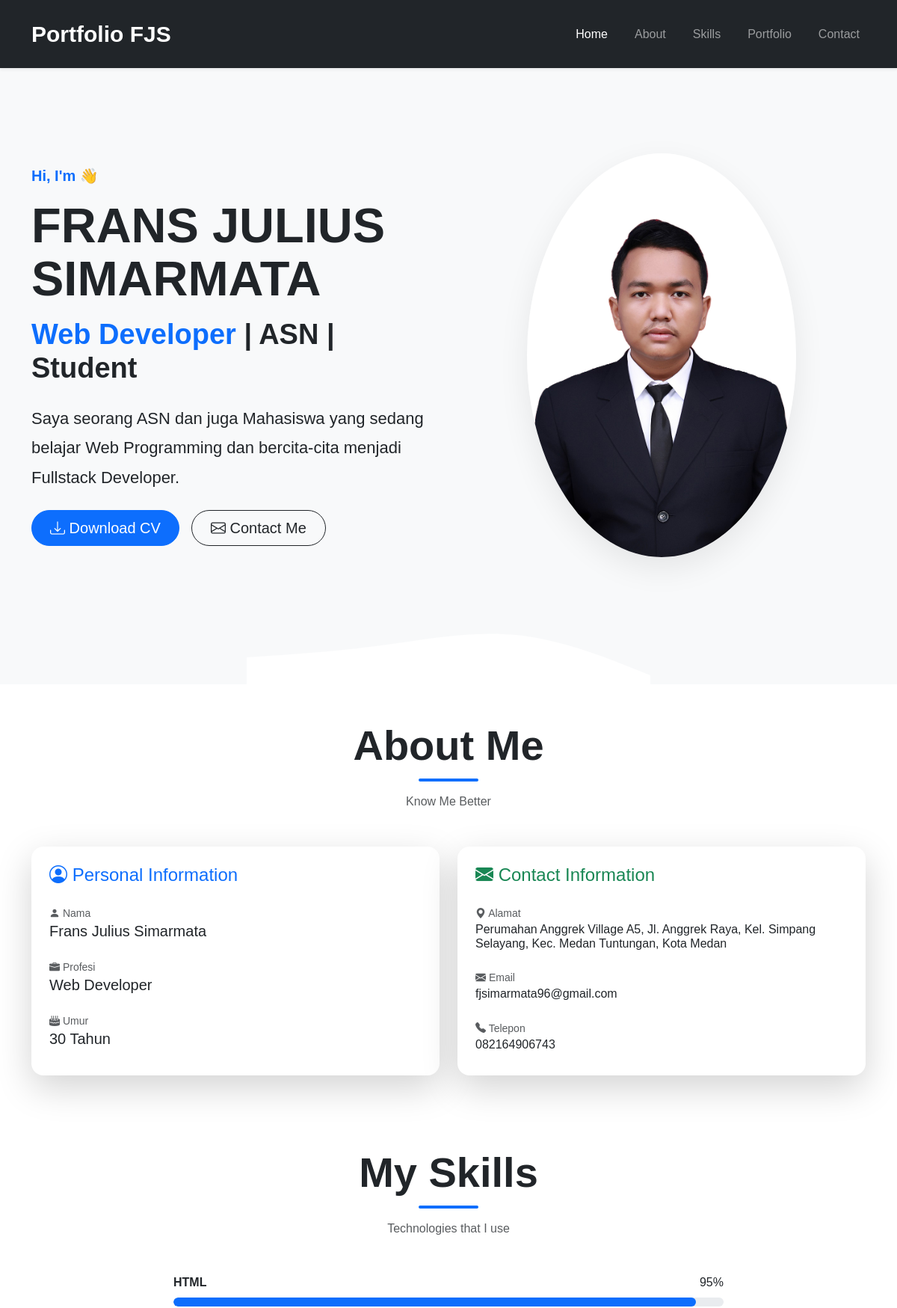
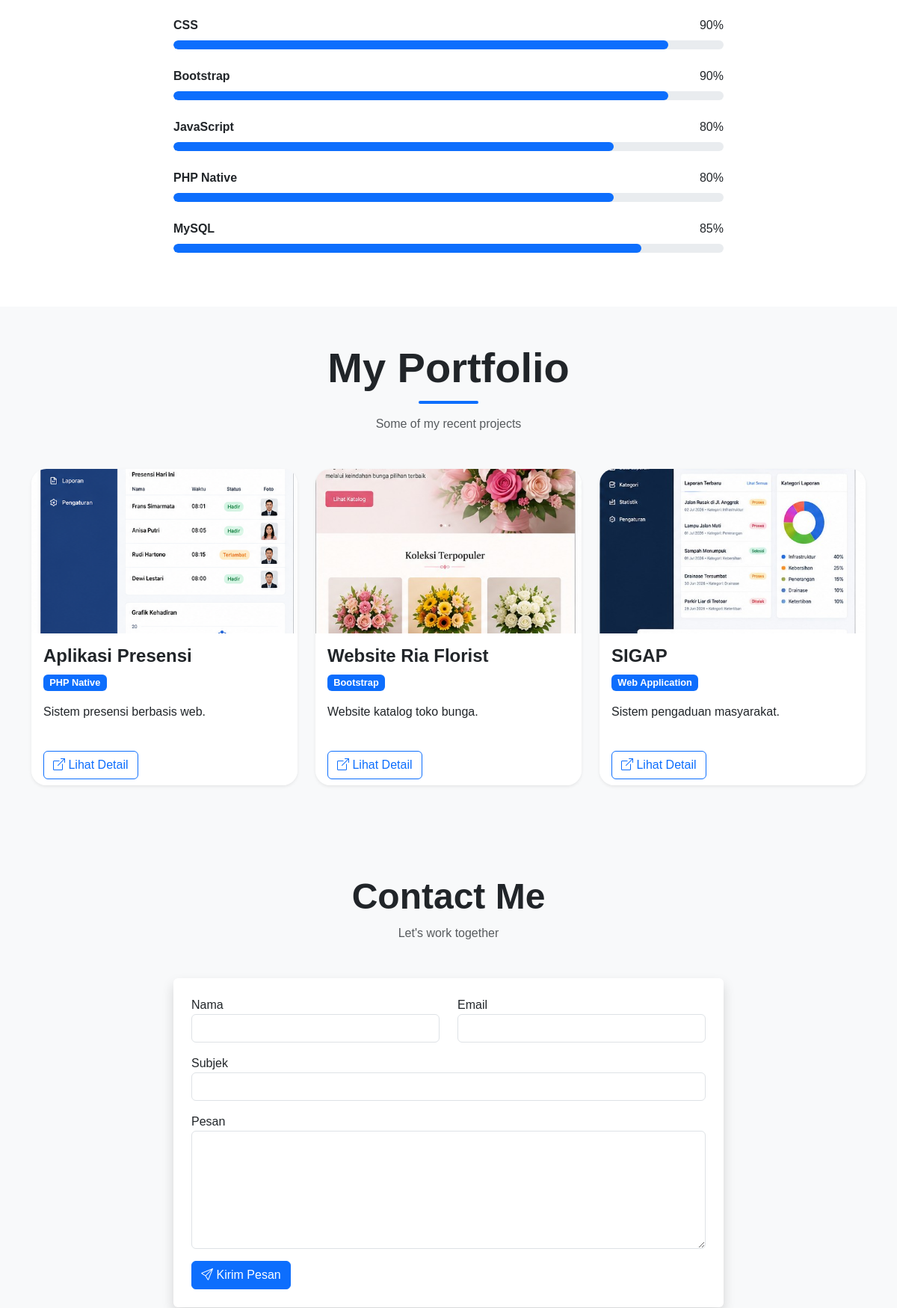
The page / (upper part) on the database its author committed (2 pictures, top to bottom).
### tables this page shows
CREATE TABLE `profile` (
  `id` int(11) NOT NULL,
  `nama` varchar(100) DEFAULT NULL,
  `profesi` varchar(100) DEFAULT NULL,
  `umur` int(11) DEFAULT NULL,
  `alamat` text DEFAULT NULL,
  `email` varchar(100) DEFAULT NULL,
  `telepon` varchar(20) DEFAULT NULL,
  `deskripsi` text DEFAULT NULL,
  `foto` varchar(255) DEFAULT NULL
);

CREATE TABLE `skills` (
  `id` int(11) NOT NULL,
  `nama_skill` varchar(100) DEFAULT NULL,
  `persentase` int(11) DEFAULT NULL
);

CREATE TABLE `portfolio` (
  `id` int(11) NOT NULL,
  `judul` varchar(100) DEFAULT NULL,
  `kategori` varchar(100) DEFAULT NULL,
  `deskripsi` text DEFAULT NULL,
  `gambar` varchar(255) DEFAULT NULL
);

### includes/skills.php (the view)
<section id="skills" class="py-5">
    <div class="container">
        <div class="text-center mb-5">
            <h2 class="section-title display-4 fw-bold">
                My Skills
            </h2>
            <p class="text-muted">
                Technologies that I use
            </p>
        </div>
        <?php
        $querySkill = mysqli_query($koneksi, "SELECT * FROM skills");
        ?>
        <div class="row">
            <div class="col-lg-8 mx-auto">
                <?php while ($skill = mysqli_fetch_assoc($querySkill)) { ?>
                    <div class="mb-4">
                        <div class="d-flex justify-content-between mb-2">
                            <strong>
                                <?= $skill['nama_skill']; ?>
                            </strong>
                            <span>
                                <?= $skill['persentase']; ?>%
                            </span>
                        </div>
                        <div class="progress" style="height:12px;">
                            <div
                                class="progress-bar bg-primary"
                                role="progressbar"
                                style="width: <?= $skill['persentase']; ?>%;"
                                aria-valuenow="<?= $skill['persentase']; ?>"
                                aria-valuemin="0"
                                aria-valuemax="100">
                            </div>
                        </div>
                    </div>
                <?php } ?>
            </div>
        </div>
    </div>
</section>

### includes/hero.php (shortened to what this page needs)
<section id="hero" class="hero">
    <div class="container">
        <div class="row align-items-center gy-5">
            <div class="col-lg-6">
                <span class="text-primary fw-bold fs-5">
                    Hi, I'm 👋
                </span>
                <h1 class="display-4 fw-bold mt-3">
                    <?= strtoupper($data['nama']); ?>
                </h1>
                <h3 class="mt-3">
                    <span class="text-primary">
                        <?= $data['profesi']; ?>
                    </span>
                    <span class="text-dark">
                        | ASN | Student
                    </span>
                </h3>
                <p class="lead mt-4">
                    <?= $data['deskripsi']; ?>
                </p>
                <div class="d-flex flex-wrap gap-3 mt-4">
                    <a href="#"
                        class="btn btn-primary btn-lg rounded-pill px-4">
                        <i class="bi bi-download"></i>
                        Download CV
                    </a>
                    <a href="#contact"
                        class="btn btn-outline-dark btn-lg rounded-pill px-4">
                        <i class="bi bi-envelope"></i>
                        Contact Me
                    </a>
                </div>
            </div>
            <div class="col-lg-6 text-center">
                <img src="assets/img/profile.jpg"
                    alt="Profile"
                    class="profile img-fluid">
            </div>
        </div>
    </div>
</section>

### includes/about.php (shortened to what this page needs)
<section id="about" class="py-5 bg-white">
    <div class="container">
        <div class="text-center mb-5">
            <h2 class="section-title display-4 fw-bold">
                About Me
            </h2>
            <p class="text-muted">
                Know Me Better
            </p>
        </div>
        <div class="row g-4">
            <div class="col-lg-6">
                <div class="card shadow-lg border-0 rounded-4 h-100">
                    <div class="card-body p-4">
                        <h4 class="mb-4 text-primary">
                            <i class="bi bi-person-circle"></i>
                            Personal Information
                        </h4>
                        <div class="mb-4">
                            <small class="text-muted">
                                <i class="bi bi-person-fill"></i>
                                Nama
                            </small>
                            <h5><?= $data['nama']; ?></h5>
                        </div>
                        <div class="mb-4">
                            <small class="text-muted">
                                <i class="bi bi-briefcase-fill"></i>
                                Profesi
                            </small>
                            <h5><?= $data['profesi']; ?></h5>
                        </div>
                        <div>
                            <small class="text-muted">
                                <i class="bi bi-cake2-fill"></i>
                                Umur
                            </small>
                            <h5><?= $data['umur']; ?> Tahun</h5>
                        </div>
                    </div>
                </div>
            </div>
            <div class="col-lg-6">
                <div class="card shadow-lg border-0 rounded-4 h-100">
                    <div class="card-body p-4">
                        <h4 class="mb-4 text-success">
                            <i class="bi bi-envelope-fill"></i>
                            Contact Information
                        </h4>
                        <div class="mb-4">
                            <small class="text-muted">
                                <i class="bi bi-geo-alt-fill"></i>
                                Alamat
                            </small>
                            <h6><?= $data['alamat']; ?></h6>
                        </div>
                        <div class="mb-4">
                            <small class="text-muted">
                                <i class="bi bi-envelope-fill"></i>
                                Email
                            </small>
                            <h6><?= $data['email']; ?></h6>
                        </div>
                        <div>
                            <small class="text-muted">
                                <i class="bi bi-telephone-fill"></i>
                                Telepon
                            </small>
                            <h6><?= $data['telepon']; ?></h6>
                        </div>
                    </div>
                </div>
            </div>
        </div>
    </div>
</section>

### includes/portfolio.php (shortened to what this page needs)
<section id="portfolio" class="py-5 bg-light">
    <div class="container">
        <div class="text-center mb-5">
            <h2 class="section-title display-4 fw-bold">
                My Portfolio
            </h2>
            <p class="text-muted">
                Some of my recent projects
            </p>
        </div>
        <?php
        $queryPortfolio = mysqli_query($koneksi, "SELECT * FROM portfolio");
        ?>
        <div class="row">
            <?php while ($portfolio = mysqli_fetch_assoc($queryPortfolio)) { ?>
                <div class="col-lg-4 col-md-6 mb-4">
                    <div class="card shadow-sm border-0 h-100">
                        <img
                            src="assets/img/portfolio/<?= $portfolio['gambar']; ?>"
                            class="card-img-top"
                            style="height:220px; object-fit:cover;">
                        <div class="card-body">
                            <h4 class="fw-bold">
                                <?= $portfolio['judul']; ?>
                            </h4>
                            <span class="badge bg-primary mb-3">
                                <?= $portfolio['kategori']; ?>
                            </span>
                            <p>
                                <?= $portfolio['deskripsi']; ?>
                            </p>
                        </div>
                        <div class="card-footer bg-white border-0">
                            <a href="#" class="btn btn-outline-primary">
                                <i class="bi bi-box-arrow-up-right"></i>
                                Lihat Detail
                            </a>
                        </div>
                    </div>
                </div>
            <?php } ?>
        </div>
    </div>
</section>

### assets/css/style.css (style rules this page uses)
:root { --primary:#0d6efd; --dark:#212529; --light:#f8f9fa; --white:#ffffff; --shadow:0 15px 40px rgba(0,0,0,.08); --radius:20px; }
body { background:var(--light); font-family:Arial, Helvetica, sans-serif; padding-top: 75px; }
.hero { background:var(--light); min-height:100vh; display:flex; align-items:center; padding-top:120px; padding-bottom:120px; }
.hero h1 { font-size:65px; font-weight:800; line-height:1.1; }
.hero h3 { font-size:38px; font-weight:700; }
.hero p { font-size:22px; line-height:1.8; max-width:650px; }
.hero .btn { min-width:180px; }
.profile { width:360px; max-width:100%; border-radius:50%; box-shadow:var(--shadow); transition:.4s; }
#about { padding:100px 0; }
.section-title { position:relative; display:inline-block; margin-bottom:30px; }
.section-title::after { content:""; position:absolute; left:50%; transform:translateX(-50%); bottom:-15px; width:80px; height:4px; border-radius:20px; background:var(--primary); }
#about .card { border:none; border-radius:var(--radius); box-shadow:var(--shadow); transition:.3s; }
#skills { padding:100px 0; background:#ffffff; }
.progress { height:12px; border-radius:20px; background:#e9ecef; }
.progress-bar { border-radius:20px; transition:width .8s ease; }
#portfolio { padding:100px 0; }
#portfolio .card { border-radius:20px; overflow:hidden; transition:.3s; }
#portfolio img { object-fit:cover; }
#portfolio .badge { font-size:.8rem; }

### rows shown on the page
profile: nama "FRANS JULIUS SIMARMATA", profesi "Web Developer", deskripsi "Saya seorang ASN dan juga Mahasiswa yang sedang belajar Web Programming dan bercita-cita menjadi Fullstack Developer.", nama "Frans Julius Simarmata", umur "30", alamat "Perumahan Anggrek Village A5, Jl. Anggrek Raya, Kel. Simpang Selayang, Kec. Medan Tuntungan, Kota Medan", email "fjsimarmata96@gmail.com", telepon "082164906743"
skills: nama_skill "HTML", persentase "95"
skills: nama_skill "CSS", persentase "90"
skills: nama_skill "Bootstrap", persentase "90"
skills: nama_skill "JavaScript", persentase "80"
skills: nama_skill "PHP Native", persentase "80"
skills: nama_skill "MySQL", persentase "85"
portfolio: gambar (picture), judul "Aplikasi Presensi", kategori "PHP Native", deskripsi "Sistem presensi berbasis web."
portfolio: gambar (picture), judul "Website Ria Florist", kategori "Bootstrap", deskripsi "Website katalog toko bunga."
portfolio: gambar (picture), judul "SIGAP", kategori "Web Application", deskripsi "Sistem pengaduan masyarakat."
